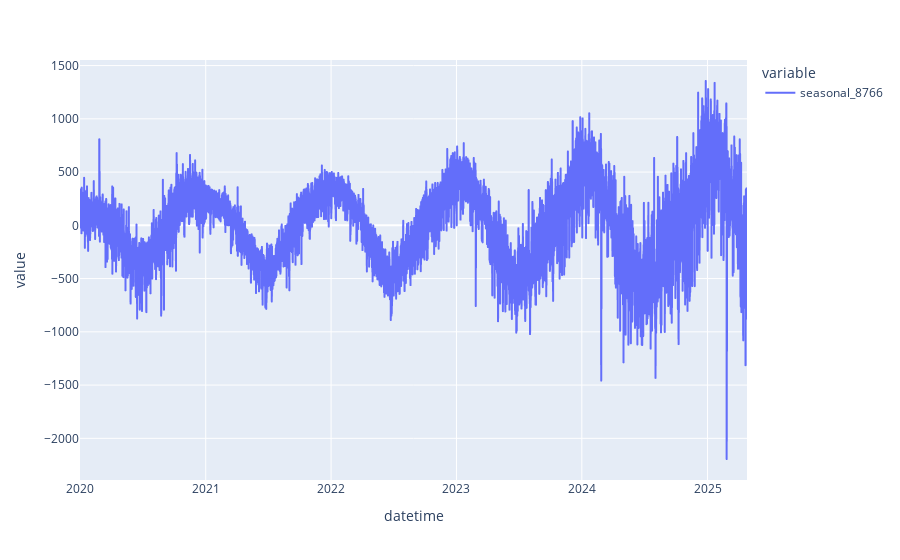

The notebook cell this image was saved under:
### Code cell
px.line(seasonal_annual)

### Figure 1 — Plotly figure (JSON) as saved in the notebook; plotly's stock layout.template omitted (floating-point values rounded to 4 significant figures; data arrays with more than 128 entries replaced by an {"elided": "..."} marker saying what was removed)
{"data": [{"hovertemplate": "variable=seasonal_8766<br>datetime=%{x}<br>value=%{y}<extra></extra>", "legendgroup": "seasonal_8766", "line": {"color": "#636efa", "dash": "solid"}, "marker": {"symbol": "circle"}, "mode": "lines", "name": "seasonal_8766", "showlegend": true, "type": "scattergl", "x": {"elided": "46601 str values"}, "xaxis": "x", "y": {"elided": "46601 float values"}, "yaxis": "y"}], "layout": {"legend": {"title": {"text": "variable"}, "tracegroupgap": 0}, "margin": {"t": 60}, "xaxis": {"anchor": "y", "domain": [0, 1], "title": {"text": "datetime"}}, "yaxis": {"anchor": "x", "domain": [0, 1], "title": {"text": "value"}}}}
